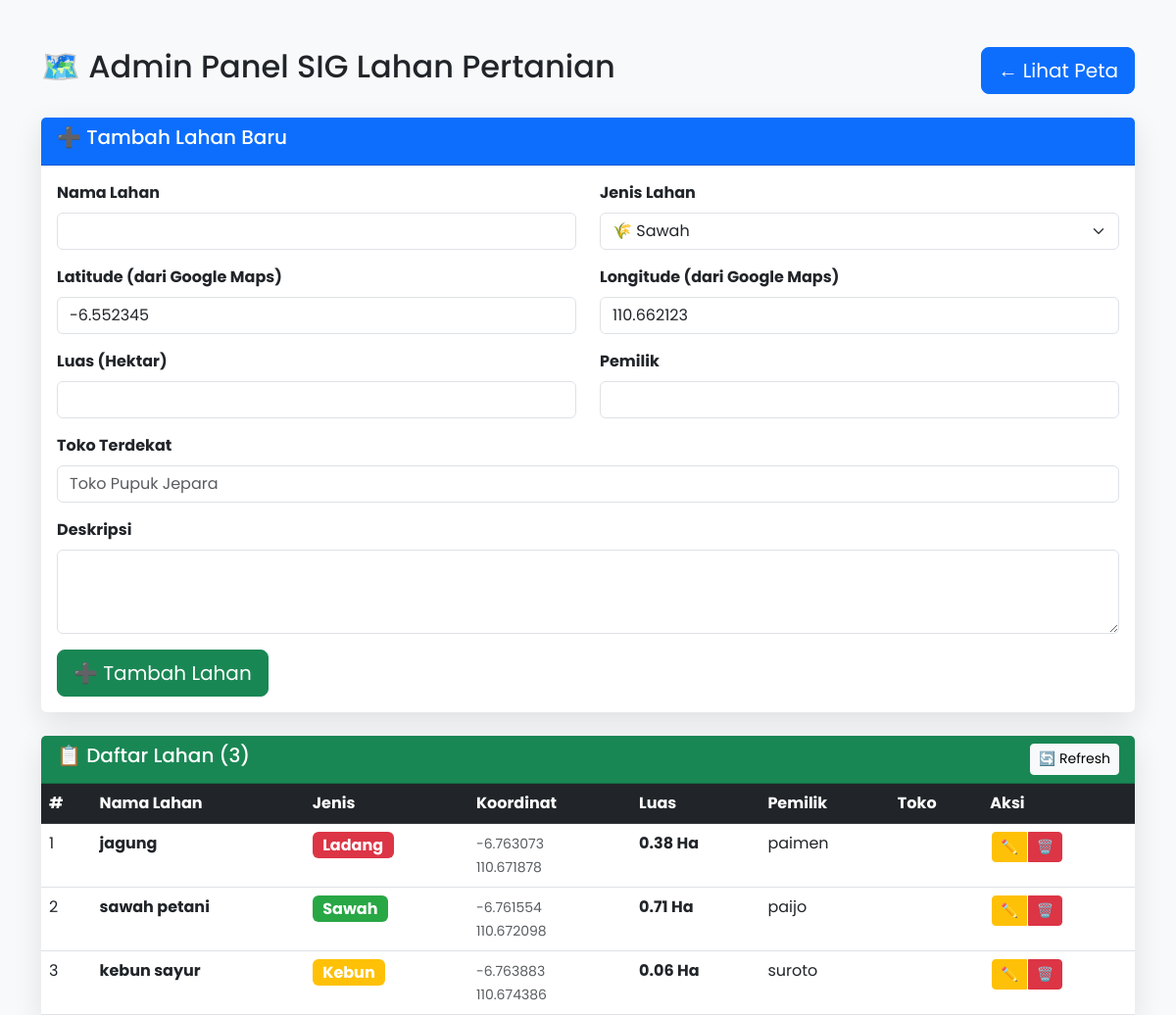
/admin.php (signed in), run on the app's committed database.
### tables this page shows
CREATE TABLE `lahan` (
  `id` int(11) NOT NULL,
  `nama_lahan` varchar(100) DEFAULT NULL,
  `jenis` enum('sawah','kebun','ladang') DEFAULT NULL,
  `lat` decimal(10,8) DEFAULT NULL,
  `lng` decimal(11,8) DEFAULT NULL,
  `luas_ha` decimal(8,2) DEFAULT NULL,
  `pemilik` varchar(100) DEFAULT NULL,
  `deskripsi` text DEFAULT NULL,
  `toko_terdekat` varchar(100) DEFAULT NULL,
  `created_at` timestamp NOT NULL DEFAULT current_timestamp()
);

### admin.php (the view, shortened to what this page needs)
<?php
require 'config.php';
$edit_id = isset($_GET['edit']) ? $_GET['edit'] : 0;
$edit_data = [];
$stmt = $pdo->query("SELECT * FROM lahan ORDER BY created_at DESC");
$lahan = $stmt->fetchAll();
?>
<!DOCTYPE html>
<html lang="id">
<head>
    <link href="https://cdn.jsdelivr.net/npm/bootstrap@5.3.0/dist/css/bootstrap.min.css" rel="stylesheet">
</head>
<body>
    <div class="container mt-5">
        <div class="row">
            <div class="col-12">
                <div class="d-flex justify-content-between align-items-center mb-4">
                    <h2>🗺️ Admin Panel SIG Lahan Pertanian</h2>
                    <a href="index.php" class="btn btn-primary btn-lg">← Lihat Peta</a>
                </div>
                <div class="card mb-4">
                    <div class="card-header bg-primary text-white">
                        <h5><?= $edit_id ? '✏️ Edit Lahan' : '➕ Tambah Lahan Baru' ?></h5>
                    </div>
                    <div class="card-body">
                        <form method="POST">
                            <div class="row">
                                <div class="col-md-6 mb-3">
                                    <label class="form-label fw-bold">Nama Lahan</label>
                                    <input type="text" class="form-control" name="nama_lahan"
                                           value="<?= $edit_data['nama_lahan'] ?? '' ?>" required>
                                </div>
                                <div class="col-md-6 mb-3">
                                    <label class="form-label fw-bold">Jenis Lahan</label>
                                    <select class="form-select" name="jenis" required>
                                        <option value="sawah" <?= ($edit_data['jenis']??'sawah')=='sawah'?'selected':'' ?>>🌾 Sawah</option>
                                    </select>
                                </div>
                                <div class="col-md-6 mb-3">
                                    <label class="form-label fw-bold">Latitude (dari Google Maps)</label>
                                    <input type="number" step="any" class="form-control" name="lat"
                                           value="<?= $edit_data['lat'] ?? '-6.552345' ?>" required>
                                </div>
                                <div class="col-md-6 mb-3">
                                    <label class="form-label fw-bold">Longitude (dari Google Maps)</label>
                                    <input type="number" step="any" class="form-control" name="lng"
                                           value="<?= $edit_data['lng'] ?? '110.662123' ?>" required>
                                </div>
                                <div class="col-md-6 mb-3">
                                    <label class="form-label fw-bold">Luas (Hektar)</label>
                                    <input type="number" step="0.01" class="form-control" name="luas_ha"
                                           value="<?= $edit_data['luas_ha'] ?? '' ?>" required>
                                </div>
                                <div class="col-md-6 mb-3">
                                    <label class="form-label fw-bold">Pemilik</label>
                                    <input type="text" class="form-control" name="pemilik"
                                           value="<?= $edit_data['pemilik'] ?? '' ?>" required>
                                </div>
                                <div class="col-12 mb-3">
                                    <label class="form-label fw-bold">Toko Terdekat</label>
                                    <input type="text" class="form-control" name="toko_terdekat"
                                           value="<?= $edit_data['toko_terdekat'] ?? '' ?>" placeholder="Toko Pupuk Jepara">
                                </div>
                                <div class="col-12 mb-3">
                                    <label class="form-label fw-bold">Deskripsi</label>
                                    <textarea class="form-control" name="deskripsi" rows="3"><?= $edit_data['deskripsi'] ?? '' ?></textarea>
                                </div>
                            </div>
                            <div class="d-flex gap-2">
                                <button type="submit" name="<?= $edit_id ? 'update' : 'add' ?>"
                                        class="btn btn-<?= $edit_id ? 'warning' : 'success' ?> btn-lg">
                                    <?= $edit_id ? '💾 Update Lahan' : '➕ Tambah Lahan' ?>
                                </button>
                            </div>
                        </form>
                    </div>
                </div>
                <div class="card">
                    <div class="card-header bg-success text-white d-flex justify-content-between">
                        <h5>📋 Daftar Lahan (<?= count($lahan) ?>)</h5>
                        <a href="admin.php" class="btn btn-light btn-sm">🔄 Refresh</a>
                    </div>
                    <div class="card-body p-0">
                        <div class="table-responsive">
                            <table class="table table-hover mb-0">
                                <thead class="table-dark">
                                    <tr>
                                        <th>#</th>
                                        <th>Nama Lahan</th>
                                        <th>Jenis</th>
                                        <th>Koordinat</th>
                                        <th>Luas</th>
                                        <th>Pemilik</th>
                                        <th>Toko</th>
                                        <th>Aksi</th>
                                    </tr>
                                </thead>
                                <tbody>
                                    <?php foreach ($lahan as $index => $item): ?>
                                    <tr>
                                        <td><?= $index + 1 ?></td>
                                        <td><strong><?= htmlspecialchars($item['nama_lahan']) ?></strong></td>
                                        <td>
                                            <span class="badge badge-<?= $item['jenis'] ?> fs-6">
                                                <?= ucfirst($item['jenis']) ?>
                                            </span>
                                        </td>
                                        <td>
                                            <small class="text-muted">
                                                <?= number_format($item['lat'], 6) ?><br>
                                                <?= number_format($item['lng'], 6) ?>
                                            </small>
                                        </td>
                                        <td><strong><?= $item['luas_ha'] ?> Ha</strong></td>
                                        <td><?= htmlspecialchars($item['pemilik']) ?></td>
                                        <td><?= htmlspecialchars($item['toko_terdekat']) ?></td>
                                        <td>
                                            <div class="btn-group btn-group-sm" role="group">
                                                <a href="?edit=<?= $item['id'] ?>" class="btn btn-warning btn-action" title="Edit">
                                                    ✏️
                                                </a>
                                                <a href="?delete=<?= $item['id'] ?>" class="btn btn-danger btn-action"
                                                   onclick="return confirm('Hapus lahan <?= $item['nama_lahan'] ?>?')" title="Hapus">
                                                    🗑️
                                                </a>
                                            </div>
                                        </td>
                                    </tr>
                                    <?php endforeach; ?>
                                </tbody>
                            </table>
                        </div>
                    </div>
                </div>
            </div>
        </div>
    </div>
</body>
</html>

### admin.php (style rules this page uses)
body { font-family: 'Poppins', sans-serif; background: #f8f9fa; }
.card { box-shadow: 0 10px 30px rgba(0,0,0,0.1); border: none; }
.badge-sawah { background: #28a745 !important; }
.badge-kebun { background: #ffc107 !important; }
.badge-ladang { background: #dc3545 !important; }
.btn-action { margin: 0 2px; }

### data on the page
lahan: nama_lahan "jagung", jenis "Ladang", lat "-6.763073", lng "110.671878", luas_ha "0.38", pemilik "paimen"
lahan: nama_lahan "sawah petani", jenis "Sawah", lat "-6.761554", lng "110.672098", luas_ha "0.71", pemilik "paijo"
lahan: nama_lahan "kebun sayur", jenis "Kebun", lat "-6.763883", lng "110.674386", luas_ha "0.06", pemilik "suroto"

### other printed values
count($lahan) "3"
